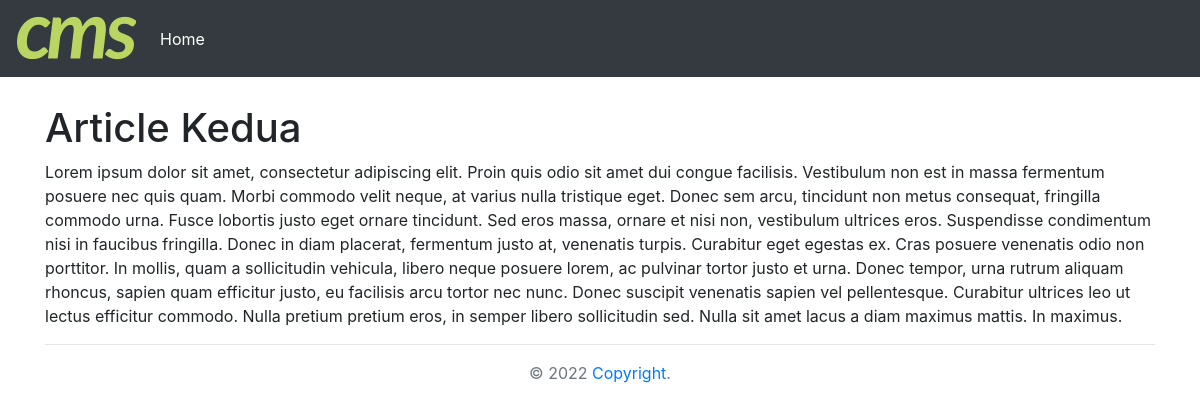
Screenshot of /articles/view/6 with the database file from the repository.
### tables this page shows
CREATE TABLE `articles` (
  `id` int(11) NOT NULL,
  `category_id` int(11) NOT NULL,
  `user_id` int(11) NOT NULL,
  `title` varchar(255) NOT NULL,
  `body` text NOT NULL,
  `access` int(4) NOT NULL DEFAULT '0',
  `is_published` tinyint(1) NOT NULL DEFAULT '1',
  `in_menu` int(11) NOT NULL DEFAULT '0',
  `position` int(11) NOT NULL,
  `created` timestamp NOT NULL DEFAULT CURRENT_TIMESTAMP
);

### application/controllers/articles.php (called while the page is built, shortened)
<?php
class Articles extends MY_Controller
{
    public function view($id)
    {
        $data['menu_items'] = $this->article_model->get_menu_items();
        $data['article'] = $this->article_model->get_article($id);
        $this->load->view('inner', $data);
    }
}

### index.php (called while the page is built, shortened)
<?php
require_once BASEPATH.'core/CodeIgniter.php';

### application/models/article_model.php (called while the page is built, shortened)
<?php
class article_model extends CI_Model
{
    public function get_menu_items()
    {
        $this->db->where('in_menu', 1);
        $this->db->order_by('position');
        $query = $this->db->get('articles');
        return $query->result();
    }
    public function get_article($id)
    {
        $this->db->where('id',$id);
        $query = $this->db->get('articles');
        return $query->row();
    }
}

### application/views/inner.php (the view, shortened to what this page needs)
<!doctype html>
<html lang="en">
<head>
    <link href="<?php echo base_url(); ?>assets/css/bootstrap.css" rel="stylesheet">
    <link href="<?php echo base_url(); ?>assets/css/jumbotron.css" rel="stylesheet">
</head>
<body>
<nav class="navbar navbar-expand-md navbar-dark fixed-top bg-dark">
    <a class="navbar-brand" href="<?php echo base_url();?>"><img src="<?php echo base_url();?>/assets/images/cms_logo.png" /></a>
    <div class="collapse navbar-collapse" id="navbarsExampleDefault">
        <ul class="navbar-nav mr-auto">
            <li class="nav-item active">
                <a class="nav-link" href="<?php echo base_url(); ?>">Home</a></li>
        </ul>
    </div>
</nav>
<br>
<br>
<main role="main">
    <div class="container">
        <div class="row">
            <div class="col-lg-12">
                <h1><?php echo $article->title; ?></h1>
                <?php echo $article->body; ?>
            </div>
        </div>
        <hr>
    </div>
</main>
<footer class="footer">
    <div class="container" style="text-align: center">
    <span class="text-muted">© 2022 <a href="#" class="href">Copyright</a>.</span>
    </div>
</footer>
</body>
</html>

### assets/css/jumbotron.css (style rules this page uses)
body { padding-top: 3.5rem; }
li { list-style: none; }

### rows the page displays
articles: title "Article Kedua", body "Lorem ipsum dolor sit amet, consectetur adipiscing elit. Proin quis odio sit amet dui congue facilisis. Vestibulum non est in massa fermentum posuere nec quis quam. Morbi commodo velit neque, at varius nulla tristique eget. Donec sem arcu, tincidunt non metus consequat, fringilla commodo urna. Fusce lobortis justo eget ornare tincidunt. Sed eros massa, ornare et nisi non, vestibulum ultrices eros. Suspendisse condimentum nisi in faucibus fringilla. Donec in diam placerat, fermentum justo at, venenatis turpis. Curabitur eget egestas ex. Cras posuere venenatis odio non porttitor. In mollis, quam a sollicitudin vehicula, libero neque posuere lorem, ac pulvinar tortor justo et urna. Donec…"
